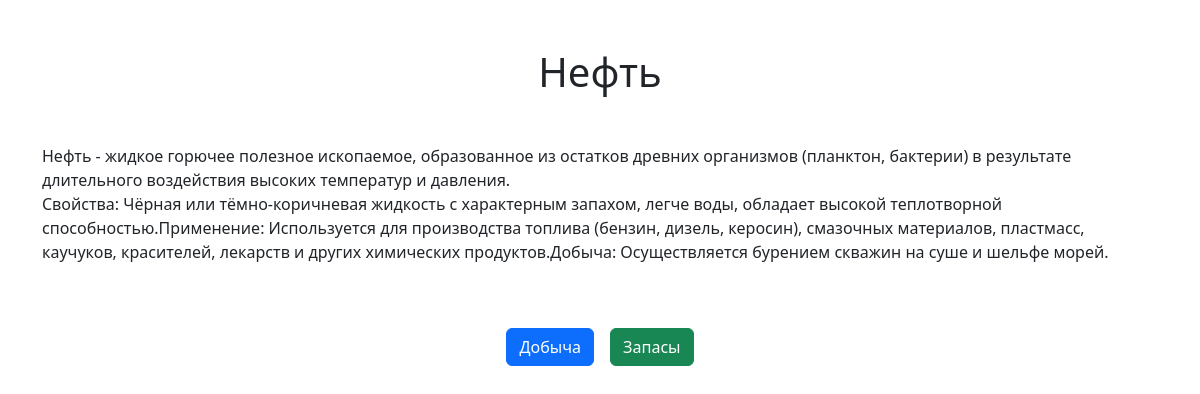
/1/, run on the app's committed database.
### minerals/models.py (models this page shows, shortened)
class Mineral(models.Model):
    name = models.CharField(max_length=100, verbose_name="Название полезного ископаемого")
    description = models.TextField(verbose_name="Описание", blank=True, null=True)
    extraction_url = models.URLField(verbose_name="Ссылка на добычу (Datawrapper)")
    reserves_url = models.URLField(verbose_name="Ссылка на запасы (Datawrapper)")
    class Meta:
        verbose_name = "Полезное ископаемое"
        verbose_name_plural = "Полезные ископаемые"

### minerals/views.py (the view)
# urls.py: path('<int:mineral_id>/', views.mineral_detail, name='mineral_detail'),
def mineral_detail(request, mineral_id):
    mineral = get_object_or_404(Mineral, id=mineral_id)
    show_reserves = True
    if mineral.name == "Цементное сырьё":
        show_reserves = False
    return render(request, 'minerals/mineral_detail.html', {
        'mineral': mineral,
        'show_reserves': show_reserves
    })

### minerals/templates/minerals/mineral_detail.html (shortened to what this page needs)
<!DOCTYPE html>
<html lang="en">
<head>
    <link href="https://cdn.jsdelivr.net/npm/bootstrap@5.3.0-alpha1/dist/css/bootstrap.min.css"  rel="stylesheet">
</head>
<body>
    <div class="container mt-5">
        <h1 class="text-center mb-4">{{ mineral.name }}</h1>
        <div class="mb-4" style="white-space: pre-line;">
            <p>{{ mineral.description }}</p>
        </div>
        <div class="d-flex justify-content-center gap-3">
            <a href="{% url 'datawrapper_redirect' mineral.id 'extraction' %}" class="btn btn-primary">Добыча</a>
            {% if show_reserves %}
                <a href="{% url 'datawrapper_redirect' mineral.id 'reserves' %}" class="btn btn-success">Запасы</a>
            {% endif %}
        </div>
    </div>
</body>
</html>

### data on the page
Mineral: name "Нефть", description "Нефть - жидкое горючее полезное ископаемое, образованное из остатков древних организмов (планктон, бактерии) в результате длительного воздействия высоких температур и давления. Свойства: Чёрная или тёмно-коричневая жидкость с характерным запахом, легче воды, обладает высокой теплотворной способностью.Применение: Используется для производства топлива (бензин, дизель, керосин), смазочных материалов, пластмасс, каучуков, красителей, лекарств и других химических продуктов.Добыча: Осуществляется бурением скважин на суше и шельфе морей."
